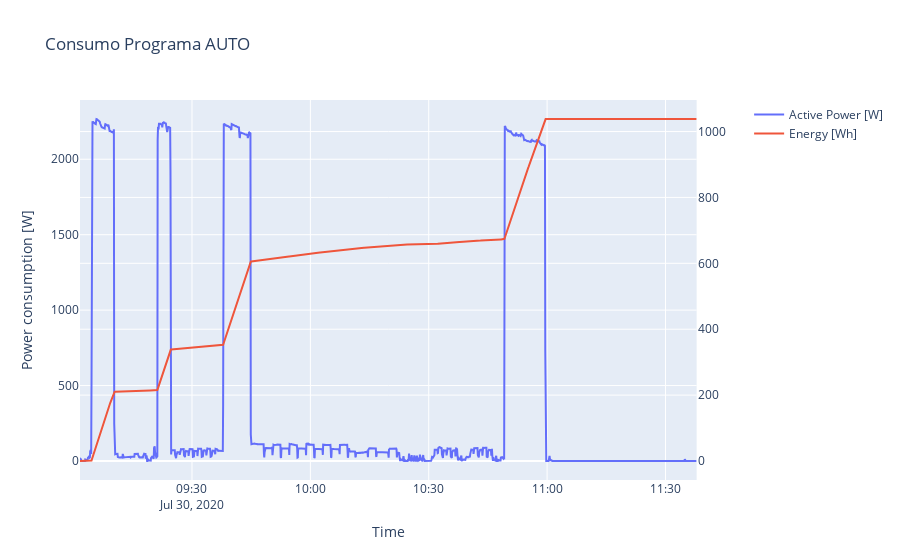

Notebook cell for this chart:
### Code cell
# Following the guidelines on the PDF file, try to draw the interactive plot for P and Q of V52 Wind turbine.

from plotly.subplots import make_subplots

fig=go.Figure()
fig=make_subplots(specs=[[{"secondary_y": True}]])

# create a data trace for each type of meat and add them to figure one by one
fig.add_trace(go.Scatter(x=df_AUTO.Time,
                         y=df_AUTO.Prms_W,
                         mode='lines',
                         name='Active Power [W]'),
                         secondary_y=False)
fig.add_trace(go.Scatter(x=df_AUTO.Time,
                         y=df_AUTO.Acumulated_Wh,
                         mode='lines',
                         name='Energy [Wh]'),
                         secondary_y=True)

# edit the layout
fig.update_layout(title='Consumo Programa AUTO',
                  xaxis_title='Time',
                  yaxis_title='Power consumption [W]')
fig.show()

### Figure 1 — Plotly figure (JSON) as saved in the notebook; plotly's stock layout.template omitted (floating-point values rounded to 4 significant figures; data arrays with more than 128 entries replaced by an {"elided": "..."} marker saying what was removed)
{"data": [{"mode": "lines", "name": "Active Power [W]", "type": "scatter", "x": {"elided": "1875 str values"}, "xaxis": "x", "y": {"elided": "1875 float values"}, "yaxis": "y"}, {"mode": "lines", "name": "Energy [Wh]", "type": "scatter", "x": {"elided": "1875 str values"}, "xaxis": "x", "y": {"elided": "1875 float values"}, "yaxis": "y2"}], "layout": {"title": {"text": "Consumo Programa AUTO"}, "xaxis": {"anchor": "y", "domain": [0, 0.94], "title": {"text": "Time"}}, "yaxis": {"anchor": "x", "domain": [0, 1], "title": {"text": "Power consumption [W]"}}, "yaxis2": {"anchor": "x", "overlaying": "y", "side": "right"}}}
